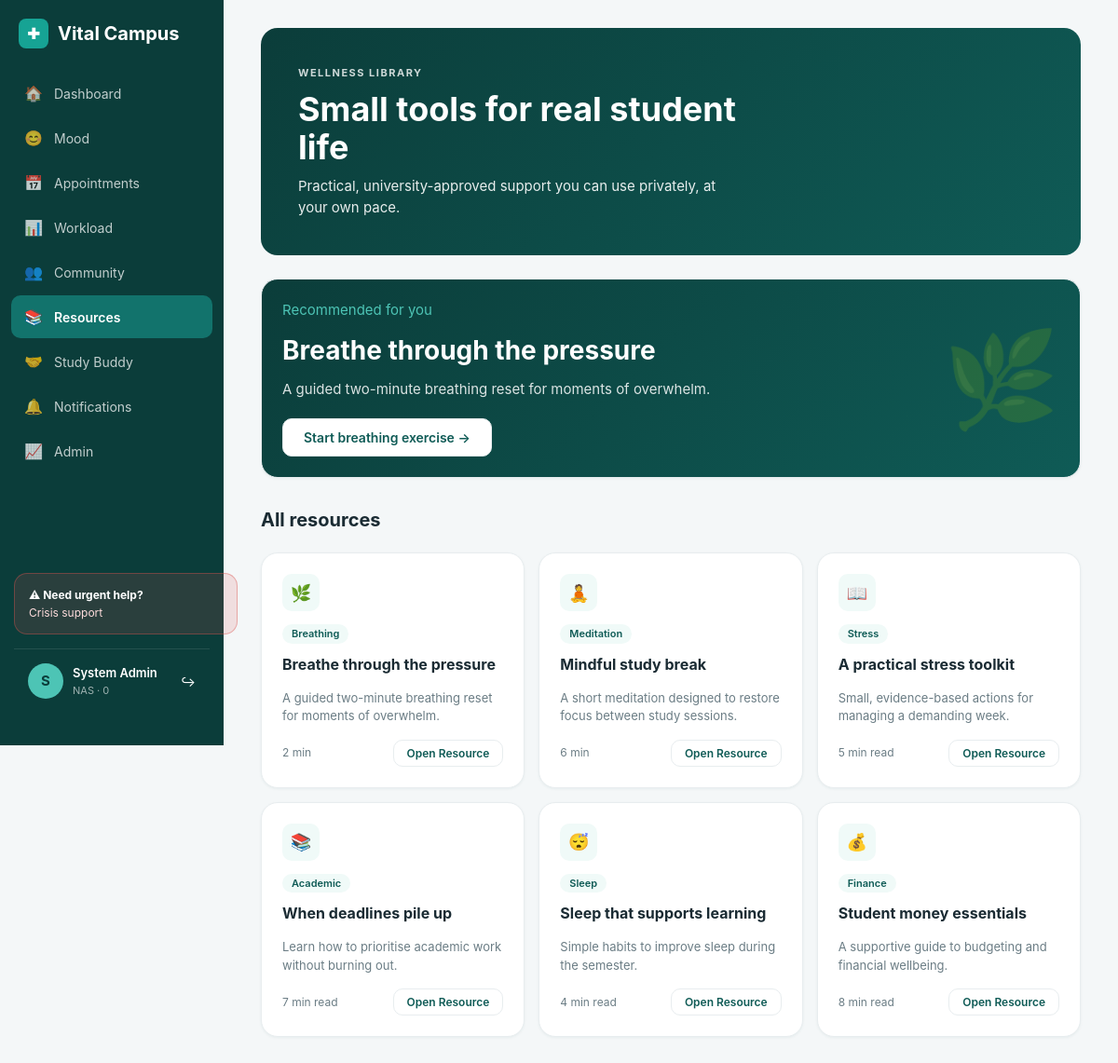
/resources (signed in), run on the app's committed database.
### database.py (models this page shows, shortened)
class User(UserMixin, db.Model):
    __tablename__ = 'users'
    id = db.Column(db.Integer, primary_key=True)
    user_id = db.Column(db.String(36), unique=True, nullable=False, default=lambda: str(uuid.uuid4()))
    student_number = db.Column(db.String(15), unique=True, nullable=False)
    preferred_name = db.Column(db.String(60), nullable=False)
    email = db.Column(db.String(120), unique=True, nullable=False)
    password = db.Column(db.String(200), nullable=False)
    faculty = db.Column(db.String(80), nullable=False)
    year_of_study = db.Column(db.SmallInteger, nullable=False)
    role = db.Column(db.String(20), default='student')
    is_active = db.Column(db.Boolean, default=True)
    created_at = db.Column(db.DateTime, default=datetime.utcnow)
    last_login = db.Column(db.DateTime, nullable=True)
    moods = db.relationship('MoodEntry', backref='user', lazy=True)
    appointments = db.relationship('Appointment', backref='user', lazy=True)
    posts = db.relationship('PeerPost', backref='user', lazy=True)
    notifications = db.relationship('Notification', backref='user', lazy=True)

class Resource(db.Model):
    __tablename__ = 'resources'
    id = db.Column(db.Integer, primary_key=True)
    title = db.Column(db.String(120), nullable=False)
    description = db.Column(db.String(300), nullable=False)
    category = db.Column(db.String(30), nullable=False)
    duration = db.Column(db.String(20), nullable=False)
    icon = db.Column(db.String(10), default='📚')
    featured = db.Column(db.Boolean, default=False)
    created_at = db.Column(db.DateTime, default=datetime.utcnow)

### app.py (the view)
@app.route('/resources')
@login_required
def resources():
    all_resources = Resource.query.order_by(Resource.created_at.asc()).all()
    featured = next((r for r in all_resources if r.featured), None)
    return render_template('resources.html', resources=all_resources, featured=featured)

### app.py (called while the page is built)
@login_manager.user_loader
def load_user(user_id):
    return User.query.get(int(user_id))

### templates/resources.html (shortened to what this page needs)
<!DOCTYPE html>
<html lang="en">
<head>
    <link rel="stylesheet" href="{{ url_for('static', filename='css/style.css') }}">
</head>
<body>
    <div class="layout">
        <aside class="sidebar">
            <div>
                <div class="sidebar-brand"><div class="sidebar-brand-icon">✚</div><span>Vital Campus</span></div>
                <nav class="sidebar-nav">
                    <a href="{{ url_for('dashboard') }}"><i>🏠</i><span>Dashboard</span></a>
                    <a href="{{ url_for('mood') }}"><i>😊</i><span>Mood</span></a>
                    <a href="{{ url_for('booking') }}"><i>📅</i><span>Appointments</span></a>
                    <a href="{{ url_for('workload') }}"><i>📊</i><span>Workload</span></a>
                    <a href="{{ url_for('forum') }}"><i>👥</i><span>Community</span></a>
                    <a href="{{ url_for('resources') }}" class="active"><i>📚</i><span>Resources</span></a>
                    <a href="{{ url_for('studybuddy') }}"><i>🤝</i><span>Study Buddy</span></a>
                    <a href="{{ url_for('notifications') }}"><i>🔔</i><span>Notifications</span></a>
                    {% if current_user.role == 'admin' %}
                    <a href="{{ url_for('admin') }}"><i>📈</i><span>Admin</span></a>
                    {% endif %}
                </nav>
            </div>
            <div>
                <button class="sidebar-crisis" onclick="openCrisisModal()" style="cursor:pointer; width:100%; text-align:left; font-family:inherit;">
                    <strong>⚠ Need urgent help?</strong>
                    Crisis support
                </button>
                <div class="sidebar-user">
                    <div class="sidebar-user-avatar">{{ current_user.preferred_name[0] }}</div>
                    <div class="sidebar-user-info"><div>{{ current_user.preferred_name }}</div><div>NAS · {{ current_user.year_of_study }}</div></div>
                    <a href="{{ url_for('logout') }}" style="margin-left:auto; color:#fff; text-decoration:none; font-size:14px;">↪</a>
                </div>
            </div>
        </aside>
        <main class="main-content">
            <div class="banner">
                <div class="banner-content">
                    <div class="eyebrow">Wellness Library</div>
                    <h1>Small tools for real student life</h1>
                    <p>Practical, university-approved support you can use privately, at your own pace.</p>
                </div>
            </div>
            {% if featured %}
            <div class="card" style="background: linear-gradient(135deg, var(--teal-900), var(--teal-700)); color: white;">
                <div style="display: flex; justify-content: space-between; align-items: center; gap: 20px;">
                    <div>
                        <div class="eyebrow" style="color: var(--teal-400);">Recommended for you</div>
                        <h2 style="font-size: 28px; margin: 10px 0;">{{ featured.title }}</h2>
                        <p style="opacity: 0.85; max-width: 500px;">{{ featured.description }}</p>
                        <button class="btn btn-secondary" style="margin-top: 20px;" onclick="openResource('{{ featured.title }}', '{{ featured.description }}', '{{ featured.duration }}')">Start breathing exercise →</button>
                    </div>
                    <div style="font-size: 100px; opacity: 0.3;">{{ featured.icon }}</div>
                </div>
            </div>
            {% endif %}
            <h3 style="margin: 30px 0 15px 0; font-size: 20px;">All resources</h3>
            <div class="quick-actions" style="grid-template-columns: repeat(3, 1fr);">
                {% for r in resources %}
                <div class="card" style="margin: 0;">
                    <div style="width: 40px; height: 40px; border-radius: 10px; background: var(--teal-50); color: var(--teal-600); display: flex; align-items: center; justify-content: center; font-size: 18px; margin-bottom: 12px;">{{ r.icon }}</div>
                    <div style="font-size: 11px; background: var(--teal-50); color: var(--teal-700); padding: 2px 10px; border-radius: 12px; display: inline-block; margin-bottom: 10px; font-weight: 600;">{{ r.category }}</div>
                    <h3>{{ r.title }}</h3>
                    <p style="color: var(--ink-500); font-size: 13px; margin-bottom: 15px;">{{ r.description }}</p>
                    <div style="display: flex; justify-content: space-between; align-items: center; font-size: 12px; color: var(--ink-500);">
                        <span>{{ r.duration }}</span>
                        <button class="btn btn-secondary" style="padding: 6px 14px; font-size: 12px;" onclick="openResource('{{ r.title }}', '{{ r.description }}', '{{ r.duration }}')">Open Resource</button>
                    </div>
                </div>
                {% else %}
                <div class="card" style="grid-column: span 3; text-align: center; padding: 40px; color: var(--ink-500);">No resources available yet.</div>
                {% endfor %}
            </div>
        </main>
    </div>
</body>
</html>

### static/css/style.css (style rules this page uses)
:root { --teal-900: #0b3d3a; --teal-700: #0f5b56; --teal-600: #12736c; --teal-500: #16a394; --teal-400: #4dc4b5; --teal-100: #e6f7f4; --teal-50: #f0faf8; --amber-500: #e6a23c; --amber-100: #fdf3e2; --red-500: #d9534f; --red-100: #fdeceb; --ink-900: #1a2b33; --ink-700: #334a55; --ink-500: #6b7d85; --ink-300: #b3bfc5; --ink-100: #e8edef; --bg: #f4f7f8; --white: #ffffff; --radius: 14px; --radius-lg: 18px; --shadow-sm: 0 1px 3px rgba(15, 91, 86, 0.06); --shadow-md: 0 4px 14px rgba(15, 91, 86, 0.08); }
* { margin: 0; padding: 0; box-sizing: border-box; }
body { font-family: -apple-system, BlinkMacSystemFont, 'Segoe UI', Roboto, sans-serif; background: var(--bg); color: var(--ink-900); font-size: 15px; line-height: 1.5; }
.layout { display: flex; min-height: 100vh; }
.sidebar { width: 240px; background: var(--teal-900); color: white; padding: 20px 0; position: fixed; top: 0; left: 0; height: 100vh; display: flex; flex-direction: column; justify-content: space-between; }
.sidebar-brand { display: flex; align-items: center; gap: 10px; padding: 0 20px 25px 20px; font-size: 20px; font-weight: 700; color: white; }
.sidebar-brand-icon { width: 32px; height: 32px; background: var(--teal-500); border-radius: 8px; display: flex; align-items: center; justify-content: center; font-size: 16px; }
.sidebar-nav { display: flex; flex-direction: column; gap: 2px; padding: 0 12px; }
.sidebar-nav a { display: flex; align-items: center; gap: 12px; padding: 11px 14px; border-radius: 10px; color: rgba(255,255,255,0.75); text-decoration: none; font-size: 14px; transition: all 0.2s; }
.sidebar-nav a.active { background: var(--teal-600); color: white; font-weight: 600; }
.sidebar-nav a i { width: 20px; text-align: center; font-size: 16px; font-style: normal; }
.sidebar-crisis { margin: 15px; padding: 15px; background: rgba(217, 83, 79, 0.15); border: 1px solid rgba(217, 83, 79, 0.4); border-radius: var(--radius); font-size: 12px; color: #fdd; display: block; }
.sidebar-crisis strong { display: block; margin-bottom: 4px; color: white; }
.sidebar-user { display: flex; align-items: center; gap: 10px; padding: 15px; margin: 15px; border-top: 1px solid rgba(255,255,255,0.1); }
.sidebar-user-avatar { width: 38px; height: 38px; border-radius: 50%; background: var(--teal-400); color: var(--teal-900); display: flex; align-items: center; justify-content: center; font-weight: 700; }
.sidebar-user-info div:first-child { font-weight: 600; font-size: 13px; }
.sidebar-user-info div:last-child { font-size: 11px; opacity: 0.6; }
.main-content { flex: 1; margin-left: 240px; padding: 30px 40px; max-width: 1200px; }
.banner { position: relative; border-radius: var(--radius-lg); padding: 40px; margin-bottom: 25px; color: white; overflow: hidden; background: linear-gradient(135deg, var(--teal-900), var(--teal-700)); min-height: 180px; display: flex; align-items: center; }
.banner-content { position: relative; z-index: 2; max-width: 60%; }
.banner .eyebrow { font-size: 11px; font-weight: 700; letter-spacing: 1.5px; text-transform: uppercase; opacity: 0.8; margin-bottom: 10px; }
.banner h1 { font-size: 36px; margin-bottom: 10px; font-weight: 700; line-height: 1.15; }
.banner p { font-size: 15px; opacity: 0.9; max-width: 500px; }
.card { background: var(--white); border-radius: var(--radius-lg); padding: 22px; margin-bottom: 20px; border: 1px solid var(--ink-100); box-shadow: var(--shadow-sm); }
.card h3 { font-size: 16px; font-weight: 700; margin-bottom: 15px; color: var(--ink-900); }
.quick-actions { display: grid; grid-template-columns: repeat(4, 1fr); gap: 15px; margin-top: 20px; }
.btn { display: inline-block; padding: 11px 22px; border-radius: 10px; font-size: 14px; font-weight: 600; cursor: pointer; border: none; text-decoration: none; text-align: center; transition: all 0.2s; font-family: inherit; }
.btn-secondary { background: var(--white); color: var(--teal-700); border: 1px solid var(--ink-100); }

### data on the page
User: preferred_name "S", preferred_name "System Admin", year_of_study "0"
Resource: title "Breathe through the pressure", description "A guided two-minute breathing reset for moments of overwhelm.", icon "🌿", category "Breathing", duration "2 min"
Resource: icon "🧘", category "Meditation", title "Mindful study break", description "A short meditation designed to restore focus between study sessions.", duration "6 min"
Resource: icon "📖", category "Stress", title "A practical stress toolkit", description "Small, evidence-based actions for managing a demanding week.", duration "5 min read"
Resource: icon "📚", category "Academic", title "When deadlines pile up", description "Learn how to prioritise academic work without burning out.", duration "7 min read"
Resource: icon "😴", category "Sleep", title "Sleep that supports learning", description "Simple habits to improve sleep during the semester.", duration "4 min read"
Resource: icon "💰", category "Finance", title "Student money essentials", description "A supportive guide to budgeting and financial wellbeing.", duration "8 min read"
